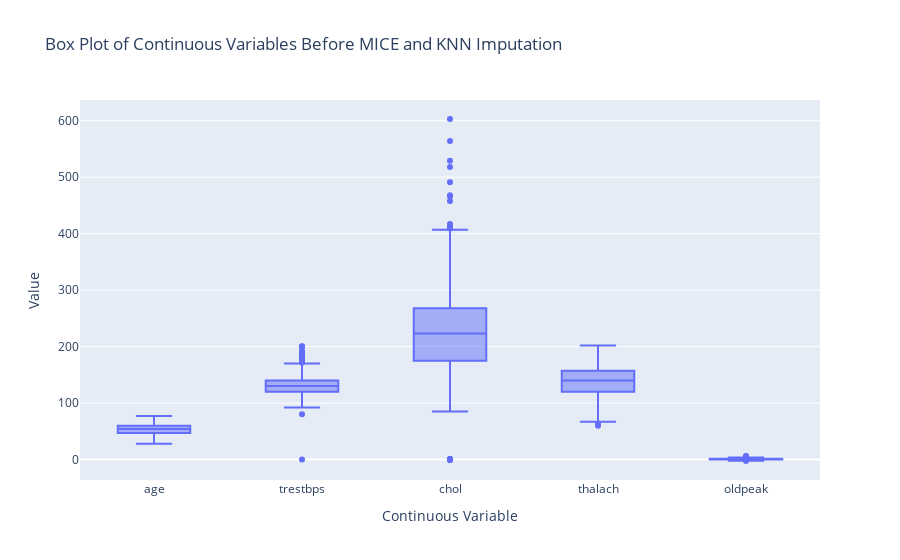

Notebook cell for this chart:
### Code cell
plot_df = df_no_dup[["age"]+continuous_cols].melt(var_name="variable", value_name="value")

fig_box = px.box(plot_df, x="variable", y="value", 
                 title="Box Plot of Continuous Variables Before MICE Imputation")

fig_box.update_layout(xaxis_title="Continuous Variable", yaxis_title="Value",
                      yaxis=dict(range=[-25, None]))

fig_box.show()

### Figure 1 — Plotly figure (JSON) as saved in the notebook; plotly's stock layout.template omitted (floating-point values rounded to 4 significant figures; data arrays with more than 128 entries replaced by an {"elided": "..."} marker saying what was removed)
{"data": [{"alignmentgroup": "True", "hovertemplate": "variable=%{x}<br>value=%{y}<extra></extra>", "legendgroup": "", "marker": {"color": "#636efa"}, "name": "", "notched": false, "offsetgroup": "", "orientation": "v", "showlegend": false, "type": "box", "x": {"elided": "4570 str values"}, "x0": " ", "xaxis": "x", "y": {"elided": "4570 float values"}, "y0": " ", "yaxis": "y"}], "layout": {"boxmode": "group", "legend": {"tracegroupgap": 0}, "title": {"text": "Box Plot of Continuous Variables Before MICE and KNN Imputation"}, "xaxis": {"anchor": "y", "domain": [0, 1], "title": {"text": "Continuous Variable"}}, "yaxis": {"anchor": "x", "domain": [0, 1], "range": [-25, null], "title": {"text": "Value"}}}}
